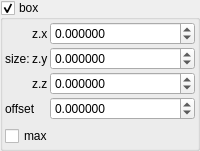
    <widget class="MyGroupBox" name="groupCheck_transf_function_enabledAy">
     <property name="font">
      <font>
       <weight>50</weight>
       <bold>false</bold>
      </font>
     </property>
     <property name="title">
      <string>box&amp;</string>
     </property>
     <property name="checkable">
      <bool>true</bool>
     </property>
     <layout class="QVBoxLayout" name="verticalLayout_4">
      <property name="leftMargin">
       <number>2</number>
      </property>
      <property name="topMargin">
       <number>2</number>
      </property>
      <property name="rightMargin">
       <number>2</number>
      </property>
      <property name="bottomMargin">
       <number>2</number>
      </property>
      <item>
       <layout class="QGridLayout" name="gridLayout" columnstretch="0,0,1">
        <property name="spacing">
         <number>2</number>
        </property>
        <item row="5" column="2">
         <widget class="MyDoubleSpinBox" name="spinbox3_transf_offset_111_z">
          <property name="enabled">
           <bool>true</bool>
          </property>
          <property name="sizePolicy">
           <sizepolicy hsizetype="Minimum" vsizetype="Maximum">
            <horstretch>0</horstretch>
            <verstretch>0</verstretch>
           </sizepolicy>
          </property>
          <property name="prefix">
           <string/>
          </property>
          <property name="suffix">
           <string/>
          </property>
          <property name="decimals">
           <number>6</number>
          </property>
          <property name="minimum">
           <double>-99.989999999999995</double>
          </property>
          <property name="maximum">
           <double>99.989999999999995</double>
          </property>
          <property name="singleStep">
           <double>0.100000000000000</double>
          </property>
         </widget>
        </item>
        <item row="3" column="0" rowspan="3">
         <widget class="QLabel" name="label_108">
          <property name="text">
           <string>size:</string>
          </property>
         </widget>
        </item>
        <item row="4" column="2">
         <widget class="MyDoubleSpinBox" name="spinbox3_transf_offset_111_y">
          <property name="enabled">
           <bool>true</bool>
          </property>
          <property name="sizePolicy">
           <sizepolicy hsizetype="Minimum" vsizetype="Maximum">
            <horstretch>0</horstretch>
            <verstretch>0</verstretch>
           </sizepolicy>
          </property>
          <property name="prefix">
           <string/>
          </property>
          <property name="suffix">
           <string/>
          </property>
          <property name="decimals">
           <number>6</number>
          </property>
          <property name="minimum">
           <double>-99.989999999999995</double>
          </property>
          <property name="maximum">
           <double>99.989999999999995</double>
          </property>
          <property name="singleStep">
           <double>0.100000000000000</double>
          </property>
         </widget>
        </item>
        <item row="5" column="1">
         <widget class="QLabel" name="label_122">
          <property name="text">
           <string notr="true">z.z</string>
          </property>
         </widget>
        </item>
        <item row="3" column="1">
         <widget class="QLabel" name="label_121">
          <property name="text">
           <string notr="true">z.x</string>
          </property>
         </widget>
        </item>
        <item row="3" column="2">
         <widget class="MyDoubleSpinBox" name="spinbox3_transf_offset_111_x">
          <property name="sizePolicy">
           <sizepolicy hsizetype="Minimum" vsizetype="Maximum">
            <horstretch>0</horstretch>
            <verstretch>0</verstretch>
           </sizepolicy>
          </property>
          <property name="prefix">
           <string/>
          </property>
          <property name="suffix">
           <string/>
          </property>
          <property name="decimals">
           <number>6</number>
          </property>
          <property name="minimum">
           <double>-99.989999999999995</double>
          </property>
          <property name="maximum">
           <double>99.989999999999995</double>
          </property>
          <property name="singleStep">
           <double>0.100000000000000</double>
          </property>
         </widget>
        </item>
        <item row="4" column="1">
         <widget class="QLabel" name="label_124">
          <property name="text">
           <string notr="true">z.y</string>
          </property>
         </widget>
        </item>
        <item row="6" column="2">
         <widget class="MyDoubleSpinBox" name="spinbox_transf_offset_0">
          <property name="sizePolicy">
           <sizepolicy hsizetype="Minimum" vsizetype="Maximum">
            <horstretch>0</horstretch>
            <verstretch>0</verstretch>
           </sizepolicy>
          </property>
          <property name="prefix">
           <string/>
          </property>
          <property name="suffix">
           <string/>
          </property>
          <property name="decimals">
           <number>6</number>
          </property>
          <property name="minimum">
           <double>-99.989999999999995</double>
          </property>
          <property name="maximum">
           <double>99.989999999999995</double>
          </property>
          <property name="singleStep">
           <double>0.100000000000000</double>
          </property>
         </widget>
        </item>
        <item row="6" column="0" colspan="2">
         <widget class="QLabel" name="label_125">
          <property name="text">
           <string notr="true">offset</string>
          </property>
         </widget>
        </item>
       </layout>
      </item>
      <item>
       <widget class="MyCheckBox" name="checkBox_transf_function_enabledAz_false">
        <property name="text">
         <string notr="true">max</string>
        </property>
       </widget>
      </item>
     </layout>
    </widget>
